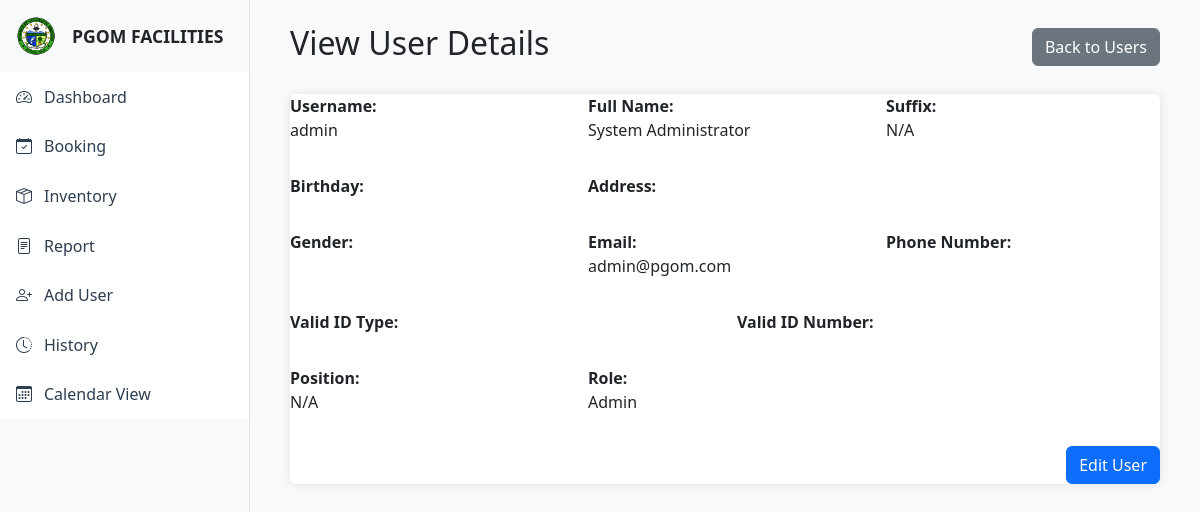
The page /admin/view_user.php?id=1 (signed in) on the database its author committed.
### tables this page shows
CREATE TABLE `users` (
    `id` INT(11) NOT NULL AUTO_INCREMENT,
    `username` VARCHAR(50) UNIQUE NOT NULL,
    `password` VARCHAR(255) NOT NULL,
    `role` ENUM('user', 'admin') NOT NULL DEFAULT 'user',
    `email` VARCHAR(255) NULL,
    `name` VARCHAR(255) NULL,
    `suffix` VARCHAR(50) NULL,
    `birthday` DATE NULL,
    `gender` VARCHAR(20) NULL,
    `phone_number` VARCHAR(20) NULL,
    `position` VARCHAR(100) NULL,
    `address` TEXT NULL,
    `valid_id_type` VARCHAR(50) NULL,
    `valid_id_number` VARCHAR(50) NULL,
    `deleted_at` TIMESTAMP NULL DEFAULT NULL,
    `created_at` TIMESTAMP DEFAULT CURRENT_TIMESTAMP,
    PRIMARY KEY (`id`)
);

### admin/view_user.php (the view, shortened to what this page needs)
<?php
require_once '../config/database.php';
$userId = isset($_GET['id']) ? $_GET['id'] : null;
$stmt = $pdo->prepare("SELECT * FROM users WHERE id = ?");
$stmt->execute([$userId]);
$user = $stmt->fetch();
?>
<!DOCTYPE html>
<html lang="en">
<head>
    <link href="https://cdn.jsdelivr.net/npm/bootstrap@5.3.0/dist/css/bootstrap.min.css" rel="stylesheet">
    <link href="https://cdn.jsdelivr.net/npm/bootstrap-icons@1.7.2/font/bootstrap-icons.css" rel="stylesheet">
    <link href="../assets/css/style.css" rel="stylesheet">
</head>
<body>
    <div class="d-flex">
        <?php include '../components/sidebar.php'; ?>
        <div class="main-content flex-grow-1">
            <div class="container-fluid py-4 px-4">
                <div class="d-flex justify-content-between align-items-center mb-4">
                    <h2>View User Details</h2>
                    <a href="add_user.php" class="btn btn-secondary">Back to Users</a>
                </div>
                <div class="card">
                    <div class="card-body">
                        <div class="row mb-3">
                            <div class="col-md-4">
                                <strong>Username:</strong>
                                <p><?php echo htmlspecialchars($user['username']); ?></p>
                            </div>
                            <div class="col-md-4">
                                <strong>Full Name:</strong>
                                <p><?php echo htmlspecialchars($user['name']); ?></p>
                            </div>
                            <div class="col-md-4">
                                <strong>Suffix:</strong>
                                <p><?php echo htmlspecialchars($user['suffix'] ?: 'N/A'); ?></p>
                            </div>
                        </div>
                        <div class="row mb-3">
                            <div class="col-md-4">
                                <strong>Birthday:</strong>
                            </div>
                            <div class="col-md-8">
                                <strong>Address:</strong>
                            </div>
                        </div>
                        <div class="row mb-3">
                            <div class="col-md-4">
                                <strong>Gender:</strong>
                            </div>
                            <div class="col-md-4">
                                <strong>Email:</strong>
                                <p><?php echo htmlspecialchars($user['email']); ?></p>
                            </div>
                            <div class="col-md-4">
                                <strong>Phone Number:</strong>
                            </div>
                        </div>
                        <div class="row mb-3">
                            <div class="col-md-6">
                                <strong>Valid ID Type:</strong>
                            </div>
                            <div class="col-md-6">
                                <strong>Valid ID Number:</strong>
                            </div>
                        </div>
                        <div class="row mb-3">
                            <div class="col-md-4">
                                <strong>Position:</strong>
                                <p><?php echo htmlspecialchars($user['position'] ?: 'N/A'); ?></p>
                            </div>
                            <div class="col-md-4">
                                <strong>Role:</strong>
                                <p><?php echo htmlspecialchars(ucfirst($user['role'])); ?></p>
                            </div>
                        </div>
                        <div class="text-end">
                            <a href="edit_user.php?id=<?php echo $user['id']; ?>" class="btn btn-primary">Edit User</a>
                        </div>
                    </div>
                </div>
            </div>
        </div>
    </div>
</body>
</html>

### assets/css/style.css (style rules this page uses)
body { background-color: #f0f2f5; min-height: 100vh; margin: 0; padding: 0; }
.main-content { margin-left: 250px; min-height: calc(100vh - 60px); background-color: #f8f9fa; padding: 0 1rem 1rem 1rem; overflow-x: hidden; }
.table tr, .table td, .table th, .progress, .progress-bar, .btn { transition: none !important; animation: none !important; }
.card { border: none; transition: transform 0.2s; }
.card { border: none; box-shadow: 0 0 10px rgba(0,0,0,0.1); }
.card-body { padding: 0; }

### rows shown on the page
users: username "admin", name "System Administrator", suffix "N/A", email "admin@pgom.com", position "N/A", role "Admin"
